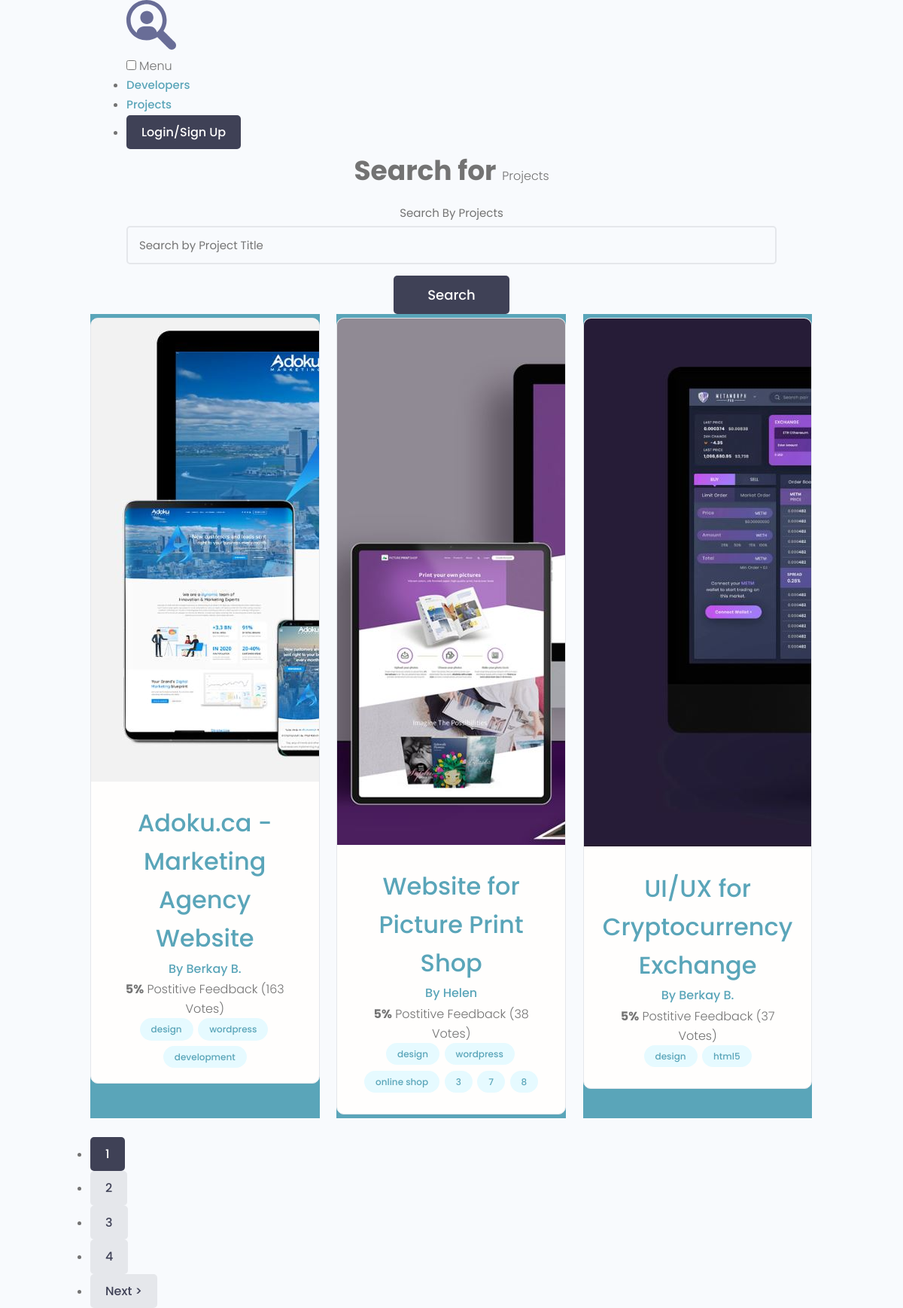
/projects/, run on the app's committed database.
### projects/models.py (models this page shows, shortened)
class Project(models.Model):
    owner = models.ForeignKey(Profile, on_delete=models.SET_NULL, null=True, blank=True)
    title = models.CharField(max_length=200)
    description = models.TextField(null=True, blank=True)
    featured_image = models.ImageField(null=True, blank=True, upload_to="projects/%Y/%m/%d/", default="default.jpg")
    demo_link = models.CharField(max_length=2000, null=True, blank=True)
    source_link = models.CharField(max_length=2000, null=True, blank=True)
    tags = models.ManyToManyField('Tag', blank=True)
    vote_total = models.IntegerField(default=0, null=True, blank=True)
    vote_ratio = models.IntegerField(default=0, null=True, blank=True)
    created = models.DateTimeField(auto_now_add=True)
    class Meta:
        ordering = ['-vote_ratio', '-vote_total', 'title']

class Tag(models.Model):
    name = models.CharField(max_length=200)
    created = models.DateTimeField(auto_now_add=True)
    def __str__(self):
        return self.name

### users/models.py (models this page shows, shortened)
class Profile(models.Model):
    user = models.OneToOneField(User, on_delete=models.CASCADE, null=True, blank=True)
    name = models.CharField(max_length=200, blank=True, null=True)
    email = models.EmailField(max_length=500, blank=True, null=True)
    username = models.CharField(max_length=200, blank=True, null=True)
    short_info = models.CharField(max_length=200, blank=True, null=True)
    bio = models.TextField(blank=True, null=True)
    profile_image = models.ImageField(blank=True, null=True, upload_to='profiles/', default="profiles/user-default.png")
    social_github = models.CharField(max_length=200, blank=True, null=True)
    social_youtube = models.CharField(max_length=200, blank=True, null=True)
    social_website = models.CharField(max_length=200, blank=True, null=True)
    created = models.DateTimeField(auto_now_add=True)

### projects/views.py (the view)
# urls.py: path('projects/', include('projects.urls')),
def projects(request):
    pr = Project.objects.all()
    page = request.GET.get('page')
    results = 3
    paginator = Paginator(pr, results)
    try:
        pr = paginator.page(page)
    except PageNotAnInteger:
        page = 1
        pr = paginator.page(page)
    except EmptyPage:
        page = paginator.num_pages
        pr = paginator.page(page)
    left_index = int(page) - 4
    if left_index < 1:
        left_index = 1
    right_index = int(page) + 5
    if right_index > paginator.num_pages:
        right_index = paginator.num_pages + 1
    custom_range = range(left_index, right_index)
    context = {
        'projects': pr,
        'paginator': paginator,
        'custom_range': custom_range
    }
    return render(request, "projects/projects.html", context)

### projects/templates/projects/projects.html (shortened to what this page needs)
{% extends 'projects/base.html' %}
{% block content %}
  <main class="projects">
    <section class="hero-section text-center">
      <div class="container container--narrow">
        <div class="hero-section__box">
          <h2>Search for <span>Projects</span></h2>
        </div>
        <div class="hero-section__search">
          <form class="form" action="#" method="get">
            <div class="form__field">
              <label for="formInput#search">Search By Projects </label>
              <input class="input input--text" id="formInput#search" type="text" name="text"
                placeholder="Search by Project Title" />
            </div>
            <input class="btn btn--sub btn--lg" type="submit" value="Search" />
          </form>
        </div>
      </div>
    </section>
    <section class="projectsList">
      <div class="container">
        <div class="grid grid--three">
          {% for project in projects %}
          <div class="column">
            <div class="card project">
              <a href="{% url 'project' project.id %}" class="project">
                <img class="project__thumbnail" src="{{ project.featured_image.url }}" alt="project thumbnail" />
                <div class="card__body">
                  <h3 class="project__title">{{ project.title }}</h3>
                  <p><a class="project__author" href="{% url 'user_profile' project.owner.id %}">By {{ project.owner.name }}</a></p>
                  <p class="project--rating">
                    <span style="font-weight: bold;">{{ project.vote_ratio }}%</span> Postitive
                    Feedback ({{ project.vote_total }} Vote{{ project.vote_total|pluralize:'s' }})
                  </p>
                  <div class="project__tags">
                    {% for tag in project.tags.all %}
                    <span class="tag tag--pill tag--main">
                      <small>{{ tag }}</small>
                    </span>
                    {% endfor %}
                  </div>
                </div>
              </a>
            </div>
          </div>
          {% endfor %}
        </div>
      </div>
    </section>
    {% if projects.has_other_pages %}
    <div class="pagination">
      <ul class="container">
        {% for page in custom_range %}
          {% if page == projects.number %}
           <li><a href="?page={{page}}" class="btn page-link btn--sub">{{ page }}</a></li>
          {% else %}
            <li><a href="?page={{page}}" class="btn page-link">{{ page }}</a></li>
          {% endif %}
        {% endfor %}
        {% if projects.has_next %}
        <li><a href="?page={{ projects.next_page_number }}" class="btn page-link">Next &gt;</a></li>
        {% endif %}
      </ul>
    </div>
    {% endif %}
  </main>
{% endblock %}

### projects/static/uikit/app.css (style rules this page uses)
.layout > .column, .grid > .column { color: var(--color-light); text-align: center; background: var(--color-main); }

### projects/static/uikit/styles/modules/_variables.css (style rules this page uses)
:root { --color-main: #5aa5b9; --color-main-light: #e6faff; --color-sub: #3f4156; --color-sub-light: #51546e; --color-sub-lighter: #ededfd; --color-text: #737373; --color-gray: #8b8b8b; --color-light: #e5e7eb; --color-light-gray: #767676; --color-bg: #f8fafd; --color-white: #fffefd; --color-white-light: #f3f3f3; --color-success: #359e64; --color-success-bg: #def8e8; --color-error: #fc4b0b; --color-error-bg: #fff2ee; --font-base: 'Poppins', arial, helvetica, 'Segoe UI', roboto, ubuntu, sans-serif; --font-monospace: 'Fira Code', 'Courier New', courier, monospace; --font-regular: 300; --font-medium: 500; --font-bold: 700; --generic-shadow: 1px 1px 5px #00000010; --generic-transition: all 0.3s ease-in-out; }

### projects/static/uikit/styles/modules/_base.css (style rules this page uses)
* { margin: 0; padding: 0; box-sizing: border-box; text-rendering: optimizeLegibility; color: inherit; font-size: inherit; }
html { font-size: 50%; }
@media only screen and (min-width: 480px) { html { font-size: 56.25%; } }
@media only screen and (min-width: 1200px) { html { font-size: 62.5%; } }
body { line-height: 1.6; font-weight: 400; font-size: 1.5rem; color: var(--color-text); background-color: var(--color-bg); min-height: 100vh; }

### projects/static/uikit/styles/modules/_typography.css (style rules this page uses)
* { font-family: var(--font-base); }
h2 { font-size: 3.6rem; font-weight: var(--font-bold); }
h3 { font-size: 3.2rem; font-weight: var(--font-medium); }
p, span, strong { font-size: 1.6rem; color: var(--color-text); font-weight: var(--font-regular); }
a { padding-bottom: 2px; text-decoration: none; display: inline-block; color: var(--color-main); font-weight: var(--font-medium); }

### projects/static/uikit/styles/modules/_utilities.css (style rules this page uses)
.container { width: 92%; max-width: 165rem; margin: 0 auto; box-sizing: border-box; }
.container--narrow { width: 92%; max-width: 120rem; }
@media screen and (min-width: 1000px) { .container { width: 90%; } }
@media screen and (min-width: 1000px) { .container--narrow { width: 85%; } }
@media screen and (min-width: 1200px) { .container { width: 80%; } }
@media screen and (min-width: 1200px) { .container--narrow { width: 72%; } }
.text-center { text-align: center; }

### projects/static/uikit/styles/modules/_button.css (style rules this page uses)
.btn { display: inline-block; position: relative; cursor: pointer; background-color: var(--color-light); font-weight: var(--font-medium); color: var(--color-sub); text-decoration: none; padding: 1rem 2rem; border-radius: 0.5rem; border: none; width: -webkit-fit-content; width: -moz-fit-content; width: fit-content; height: -webkit-fit-content; height: -moz-fit-content; height: fit-content; font-size: 1.6rem; outline-width: 0; outline-color: transparent; -webkit-backface-visibility: hidden; backface-visibility: hidden; transition: all 0.3s ease-in-out; }
.btn--sub { background-color: var(--color-sub); color: var(--color-white); }
.btn--lg { font-size: 1.8rem; padding: 1.2rem 4.5rem; }

### projects/static/uikit/styles/modules/_card.css (style rules this page uses)
.card { border-radius: 1rem; background-color: var(--color-white); border: 1.5px solid var(--color-light); width: auto; height: auto; margin-top: 0.5rem; margin-bottom: 0.5rem; overflow: hidden; }
.card__body, .card__header { padding: 2rem 2.5rem; }

### projects/static/uikit/styles/modules/_form.css (style rules this page uses)
.form { display: block; }
.form__field { margin-top: 1.5rem; margin-bottom: 1.5rem; }
.form__label, .form__field > label { display: block; margin-bottom: 0.5rem; color: var(--color-text); }
input.input[type='text'], input.input[type='email'], input.input[type='password'], input.input[type='number'], textarea.input { min-width: 24rem; width: 100%; padding: 1.2rem 1.5rem; border-radius: 0.5rem; border: 2px solid var(--color-light); transition: all 0.3s ease-in-out; background-color: var(--color-bg); }

### projects/static/uikit/styles/modules/_tag.css (style rules this page uses)
.tag { display: inline-flex; align-items: center; background-color: var(--color-sub); height: -webkit-fit-content; height: -moz-fit-content; height: fit-content; width: -webkit-fit-content; width: -moz-fit-content; width: fit-content; border-radius: 0.5rem; padding: 0.5rem 1.5rem; font-size: 1.2rem; cursor: pointer; }
.tag:not(:last-child) { margin-right: 0.25rem; margin-bottom: 0.75rem; }
.tag > small { color: var(--color-white); }
.tag--pill { border-radius: 5rem; }
.tag--main, .tag--main > small { background: var(--color-main-light); color: var(--color-main); font-weight: 500; }

### data on the page
Project: featured_image (picture), title "Adoku.ca - Marketing Agency Website", owner.name "Berkay B.", vote_ratio "5", vote_total "163"
Tag: name "design"
Tag: name "wordpress"
Tag: name "development"
Project: featured_image (picture), title "Website for Picture Print Shop", owner.name "Helen", vote_ratio "5", vote_total "38"
Tag: name "online shop"
Tag: name "3"
Tag: name "7"
Tag: name "8"
Project: featured_image (picture), title "UI/UX for Cryptocurrency Exchange", owner.name "Berkay B.", vote_ratio "5", vote_total "37"
Tag: name "html5"

### other printed values
{{ page }} "1"
{{ page }} "2" "3" "4"
